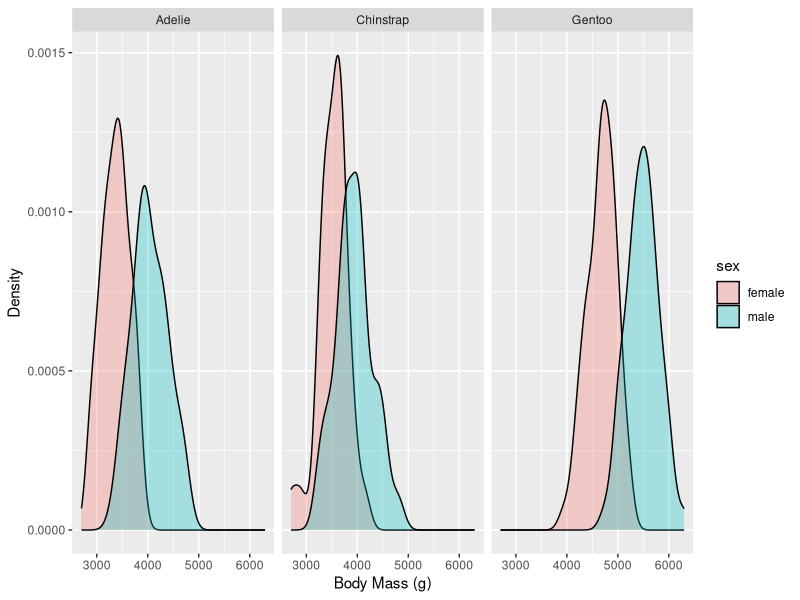

Write the R code that produced this figure.
## ---- chunk 1
knitr::opts_chunk$set(echo = TRUE, warning=FALSE)
library(tidyverse)
library(palmerpenguins)
## ---- chunk 2
# Sexual dimorphisms

ggplot(data=na.omit(penguins))+
  geom_density(mapping=aes(body_mass_g, fill=sex), position="identity", alpha=0.3)+
  facet_grid(cols=vars(species))+
  labs(x="Body Mass (g)", y="Density")

